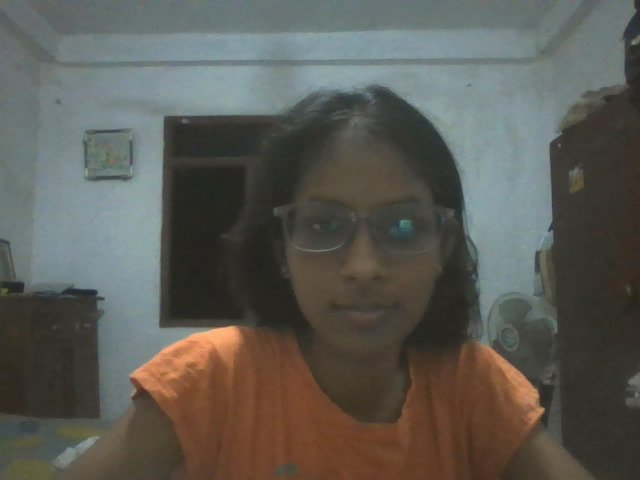
#> input picture R26-IT-042/registration_photo.jpg, 640 x 480 px
$ python -i face_verifier.py   (imports and definitions only)
#> lines starting #> are read from the running program, lines starting #| are printed output that depends on the picture
"""
R26-IT-042 — Employee Activity Monitoring System
C3_activity_monitoring/src/face_verifier.py

FaceVerifier — Face embedding + verification using FaceNet (OpenCV DNN)
Pre-trained model: face_recognition_sface.onnx (1.7 MB)
128-dimensional embeddings with cosine similarity matching.

Usage:
  >>> verifier = FaceVerifier(model_path="models/face_recognition_sface.onnx")
  >>> embedding = verifier.get_embedding(frame)  # numpy array or None
  >>> is_match, score = verifier.verify(live_frame, stored_embedding, threshold=0.85)
"""

from __future__ import annotations

import logging
import numpy as np
from pathlib import Path
from typing import Optional, Tuple

logger = logging.getLogger(__name__)


class FaceVerifier:
    """
    FaceNet-based face verification using OpenCV FaceRecognizerSF.

    Features:
    - Pre-trained 128-dimensional embeddings (SFaceNet)
    - Cosine similarity matching (>= 0.85 = match)
    - Fast inference (~50ms per frame)
    - Robust to lighting, pose, expression
    - On-device (no cloud calls)

    Requirements:
    - opencv-contrib-python (cv2.FaceRecognizerSF)
    - Model file: face_recognition_sface.onnx (1.7 MB)
    """

    def __init__(self, model_path: str | Path = "models/face_recognition_sface.onnx") -> None:
        """
        Initialize FaceNet verifier.

        Args:
            model_path: Path to face_recognition_sface.onnx model file

        Raises:
            FileNotFoundError: If model file not found
            RuntimeError: If FaceRecognizerSF not available (need opencv-contrib-python)
        """
        self.model_path = Path(model_path)
        self.recognizer = None
        self._initialized = False

        try:
            import cv2
            if not hasattr(cv2, 'FaceRecognizerSF'):
                raise RuntimeError(
                    "cv2.FaceRecognizerSF not available. "
                    "Install: pip install opencv-contrib-python"
                )

            if not self.model_path.exists():
                raise FileNotFoundError(
                    f"FaceNet model not found: {self.model_path}\n"
                    f"Download: wget -O {self.model_path} "
                    f"'https://github.com/opencv/opencv_zoo/raw/main/models/"
                    f"face_recognition_sface/face_recognition_sface_2021dec.onnx'"
                )

            # Load the pre-trained FaceNet model
            self.recognizer = cv2.FaceRecognizerSF.create(str(self.model_path), "")
            self._initialized = True
            logger.info(
                f"FaceVerifier initialized with model: {self.model_path} "
                f"(128-dim embeddings)"
            )

        except (ImportError, RuntimeError, FileNotFoundError) as e:
            logger.error(f"FaceVerifier initialization failed: {e}")
            self._initialized = False
            raise

    # [147 lines left out: functions get_embedding, cosine_similarity, verify, embeddings_distance, close, not called in this run]

>>> import cv2
>>> picture = cv2.imread('../../registration_photo.jpg', cv2.IMREAD_GRAYSCALE)
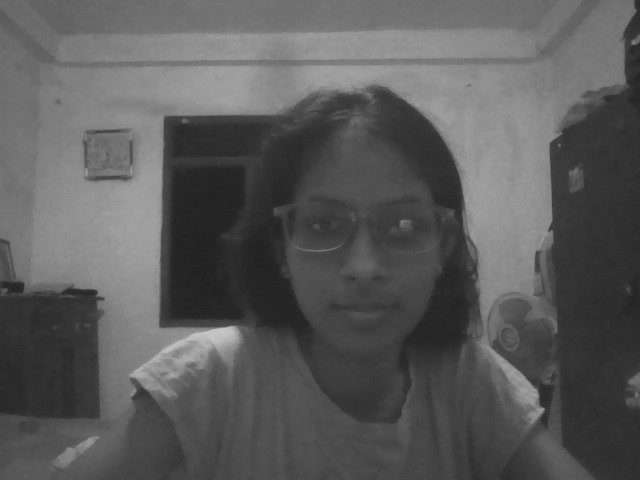
#> picture: shape (480, 640); min 32, max 206, mean 90.7
>>> result = FaceVerifier().get_embedding(picture)
#> (the run stopped early here; a loop or call above may not have finished)
